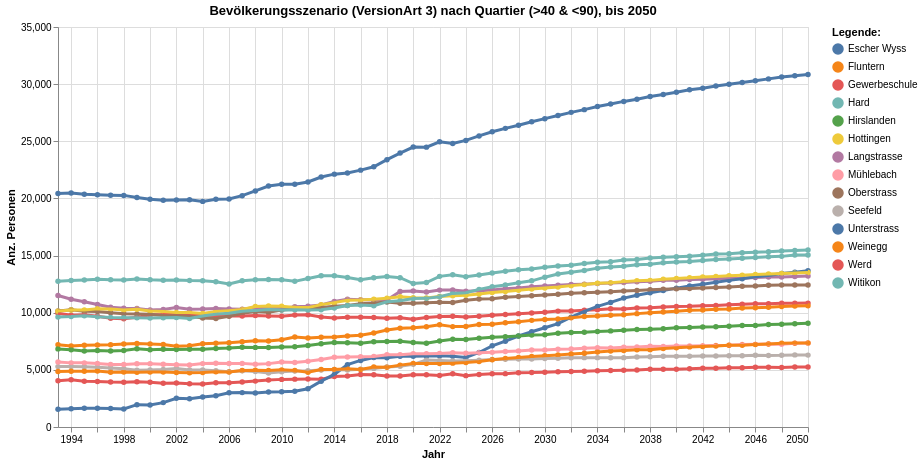

The notebook cell this image was saved under:
### Code cell
grafik4b = mypy_dv.plot_altair_multiline_highlight(
    data = myAgg4.query('VersionArtSort==3 and (QuarSort >40 and QuarSort<90)').reset_index().sort_values('QuarSort', ascending=True)
    ,x = 'StichtagDatJahr:T'
    ,y = 'sum_WBev:Q'
    ,x_beschriftung = 'Jahr'
    , y_beschriftung = 'Anz. Personen'
    ,category = "QuarLang:N"
    ,category_beschriftung= 'Legende:'
    ,warning_status = "ignore" #always or ignore
    ,myTitle="Bevölkerungsszenario (VersionArt 3) nach Quartier (>40 & <90), bis "+data_max_date
)
grafik4b

### Figure 1 — Vega-Lite specification as saved in the notebook (floating-point values rounded to 4 significant figures; data arrays with more than 128 entries replaced by an {"elided": "..."} marker saying what was removed)
{"config": {"view": {"continuousWidth": 300, "continuousHeight": 300}}, "layer": [{"mark": {"type": "circle"}, "encoding": {"color": {"field": "QuarLang", "legend": {"orient": "right", "title": "Legende:"}, "type": "nominal"}, "opacity": {"value": 1.3}, "tooltip": [{"field": "StichtagDatJahr", "type": "temporal"}, {"field": "QuarLang", "type": "nominal"}, {"field": "sum_WBev", "type": "quantitative"}], "x": {"axis": {"title": "Jahr"}, "field": "StichtagDatJahr", "type": "temporal"}, "y": {"axis": {"title": "Anz. Personen"}, "field": "sum_WBev", "type": "quantitative"}}, "name": "view_5", "title": "Bevölkerungsszenario (VersionArt 3) nach Quartier (>40 & <90), bis 2050"}, {"mark": {"type": "line"}, "encoding": {"color": {"field": "QuarLang", "legend": {"orient": "right", "title": "Legende:"}, "type": "nominal"}, "size": {"condition": {"test": {"not": {"param": "param_5"}}, "value": 1.2}, "value": 3}, "tooltip": [{"field": "StichtagDatJahr", "type": "temporal"}, {"field": "QuarLang", "type": "nominal"}, {"field": "sum_WBev", "type": "quantitative"}], "x": {"axis": {"title": "Jahr"}, "field": "StichtagDatJahr", "type": "temporal"}, "y": {"axis": {"title": "Anz. Personen"}, "field": "sum_WBev", "type": "quantitative"}}, "title": "Bevölkerungsszenario (VersionArt 3) nach Quartier (>40 & <90), bis 2050"}], "data": {"name": "data-f24b21cfcccb00efd0c07a873c04d506"}, "height": 400, "params": [{"name": "param_5", "select": {"type": "point", "fields": ["QuarLang:N"], "nearest": true, "on": "pointerover"}, "views": ["view_5"]}], "width": 750, "$schema": "https://vega.github.io/schema/vega-lite/v5.8.0.json", "datasets": {"data-f24b21cfcccb00efd0c07a873c04d506": {"elided": "812 records"}}}
